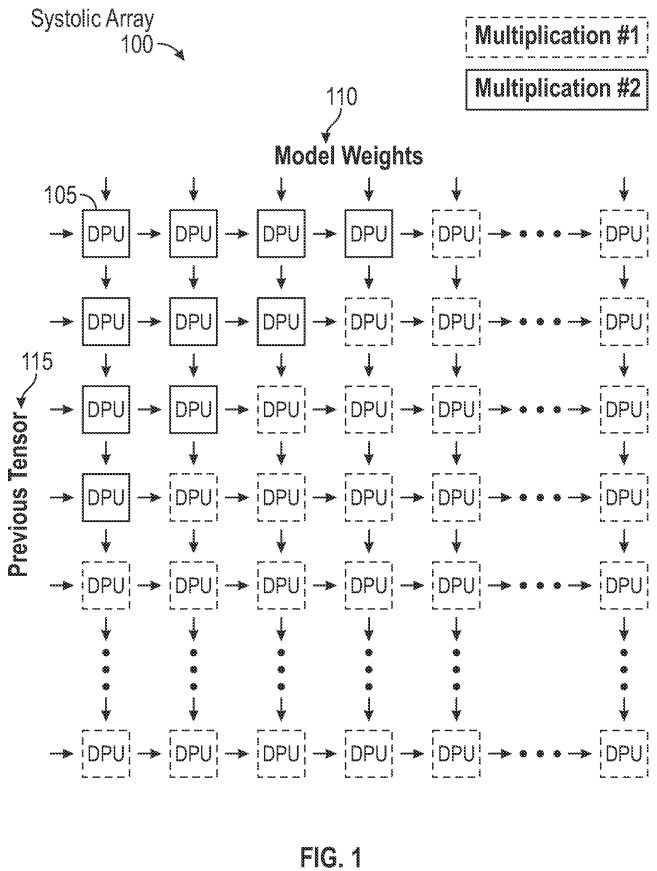
#> input picture essays/etched-us20240378175-r2/publication-package/fig-01.png, 1313 x 1742 px (shown at 1/2 size)
$ python -i clean_figures.py   (imports and definitions only)
#> lines starting #> are read from the running program, lines starting #| are printed output that depends on the picture; after the words box and inside, x2 and y2 are one past the last pixel; in counts of white or black regions, pixels touching at a corner belong together
#> further down, picture is the input picture: PIL image 1313x1742 RGB; min 0, max 255, mean 243.5
#!/usr/bin/env python3
"""Mechanical layer of patent-figures-clean (Layer 1 figure preprocessing).

Converts a raw patent-figure drop (zip archives, multi-page TIFFs, mixed
PNG/JPG/GIF/BMP/WEBP) into trimmed, size-capped PNGs ready for the vision
naming pass. The AGENT does the seeing (labels, panel splits, final names);
this script only moves pixels.

Requires Pillow (`pip install pillow`) — the only non-stdlib dependency in the
repo, and only for this Phase-0 skill. PDFs are NOT supported: export images
first (USPTO full-text TIFFs and Google Patents PNGs both work).

Subcommands:
  all      extract + convert + trim + resize from --src into --work/staged/,
           writing --work/manifest.json  (the normal entry point)
  crop     cut a pixel box from a staged sheet into a new file (panel splits)
  rotate   rotate a staged file by 90/180/270 degrees
  rename   apply a JSON mapping {staged-name: final-name} from --work/staged/
           into --out (default input/figures/)

Trim gotcha, preserved from the 2026-06-26 retro: PIL's Image.getbbox() trims
BLACK borders, not white — a white-background trim is a silent no-op. The fix
is ImageChops.difference against a white canvas, which is what trim() does.
"""

import argparse
import json
import os
import shutil
import sys
import zipfile

try:
    from PIL import Image, ImageChops
except ImportError:  # pragma: no cover
    sys.stderr.write(
        "Pillow is required: pip install pillow\n"
        "(the only non-stdlib dependency in this repo, used only by Phase 0)\n")
    sys.exit(2)

IMAGE_EXTS = {".png", ".jpg", ".jpeg", ".gif", ".bmp", ".webp", ".tif", ".tiff"}
MAX_EDGE_DEFAULT = 2000
TRIM_PAD = 4  # px safety kept on the tight crop so anti-aliased edges aren't clipped
MARGIN_FRAC = 0.10  # white margin ADDED around the trimmed figure (~10% of the short edge)
WHITE_THRESHOLD = 245  # >= this (0-255) counts as background white for the trim


# [39 lines left out: functions _extract, _to_pages, not called in this run]


def _white_for_mode(mode):
    """A white fill tuple/int matching an image mode (so the added margin is
    truly white for RGB / L / RGBA / etc., not black)."""
    if mode == "L":
        return 255
    if mode == "RGBA":
        return (255, 255, 255, 255)
    if mode == "LA":
        return (255, 255)
    return (255, 255, 255)  # RGB and friends


def trim(img, pad=TRIM_PAD, margin_frac=MARGIN_FRAC):
    """Auto-crop white margins, then ADD a proportional white margin.

    getbbox() trims black, not white — so diff against a white canvas
    (ImageChops.difference) and bbox THAT. After cropping tight (a few px of
    safety so anti-aliased edges are not clipped), paste onto a white canvas
    ~margin_frac larger on every side, so the figure carries a consistent ~10%
    breathing margin regardless of how much whitespace the source sheet had
    (a fixed px pad reads as no-margin on a large figure)."""
#> called with pad = 4, margin_frac = 0.1
    rgb = img.convert("RGB")
    white = Image.new("RGB", rgb.size, (255, 255, 255))
#> white: PIL image 1313x1742 RGB; every value is 255
    diff = ImageChops.difference(rgb, white)
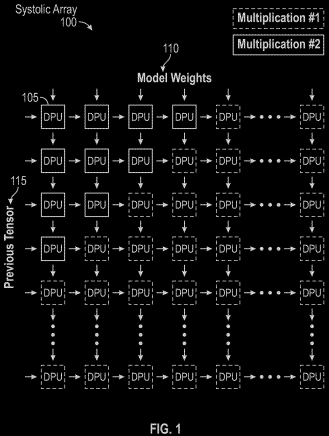
#> diff: PIL image 1313x1742 RGB (shown at 1/4 size); min 0, max 255, mean 11.5
    # Threshold faint scanner noise so near-white specks don't defeat the trim.
    gray = diff.convert("L").point(lambda p: 255 if p > (255 - WHITE_THRESHOLD) else 0)
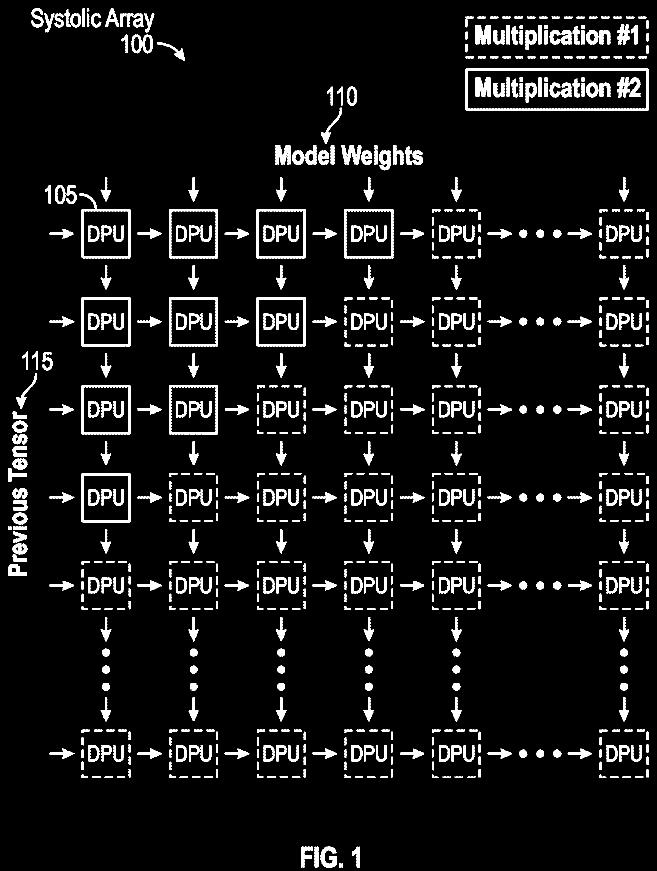
#> gray: PIL image 1313x1742 L (shown at 1/2 size); 6.9% white; 766 white regions (1 under 20 px), largest, box (x1, y1, x2, y2) and area: (930, 137, 1297, 222) 4178, (159, 387, 261, 517) 2020, (163, 946, 261, 1045) 1864
    bbox = gray.getbbox()
#> bbox = (16, 16, 1297, 1736)
    if not bbox:
        return img  # blank page; leave as-is
    left = max(bbox[0] - pad, 0)
#> left = 12
    top = max(bbox[1] - pad, 0)
#> top = 12
    right = min(bbox[2] + pad, img.size[0])
#> right = 1301
    bottom = min(bbox[3] + pad, img.size[1])
#> bottom = 1740
    cropped = img.crop((left, top, right, bottom))
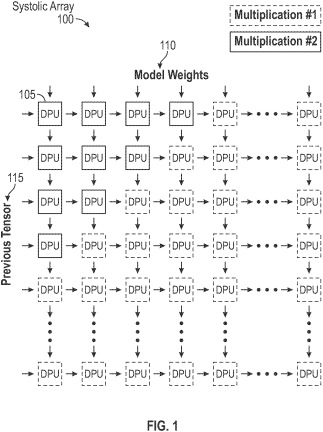
#> cropped: PIL image 1289x1728 RGB (shown at 1/4 size); min 0, max 255, mean 243.2

    cw, ch = cropped.size
    margin = int(round(min(cw, ch) * margin_frac))
    if margin <= 0:
        return cropped
    canvas = Image.new(cropped.mode, (cw + 2 * margin, ch + 2 * margin),
                       _white_for_mode(cropped.mode))
#> canvas: PIL image 1547x1986 RGB; every value is 255
    canvas.paste(cropped, (margin, margin))
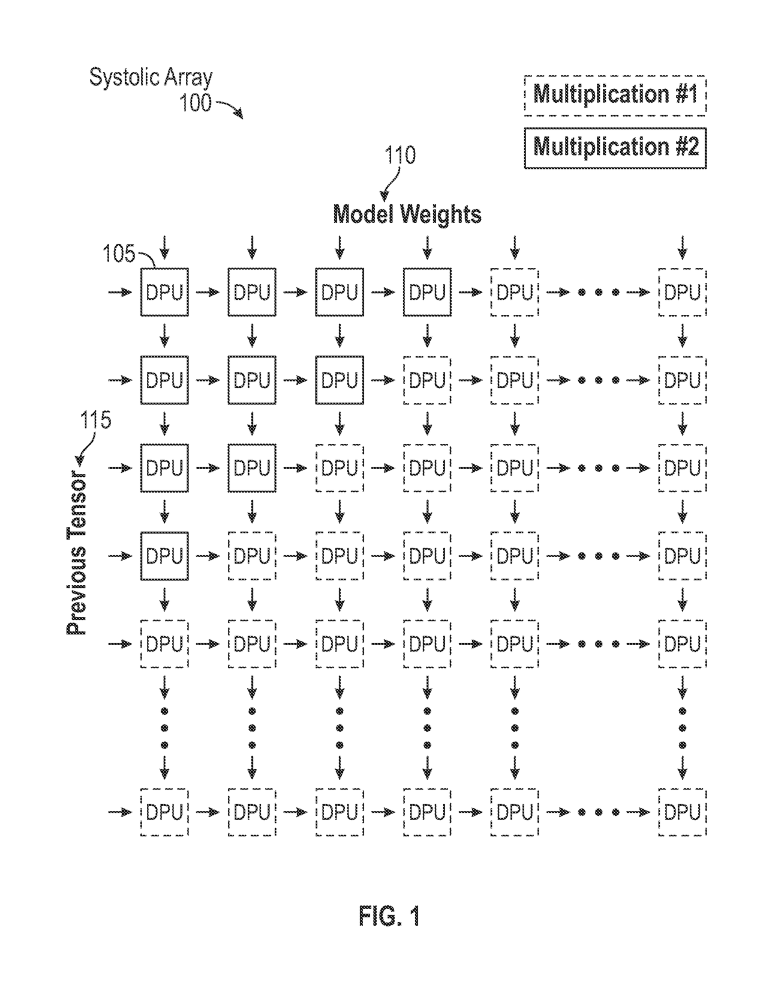
#> canvas: PIL image 1547x1986 RGB (shown at 1/2 size); min 0, max 255, mean 246.4
    return canvas


# [101 lines left out: functions _resize_cap, cmd_all, cmd_crop, cmd_rotate, cmd_rename, main, not called in this run]


# [2 lines not run here, left out]

>>> from PIL import Image
>>> picture = Image.open('../../../../essays/etched-us20240378175-r2/publication-package/fig-01.png')
>>> result = trim(picture)

$ run again, on essays/etched-us20240378175-r2/publication-package/fig-03.png
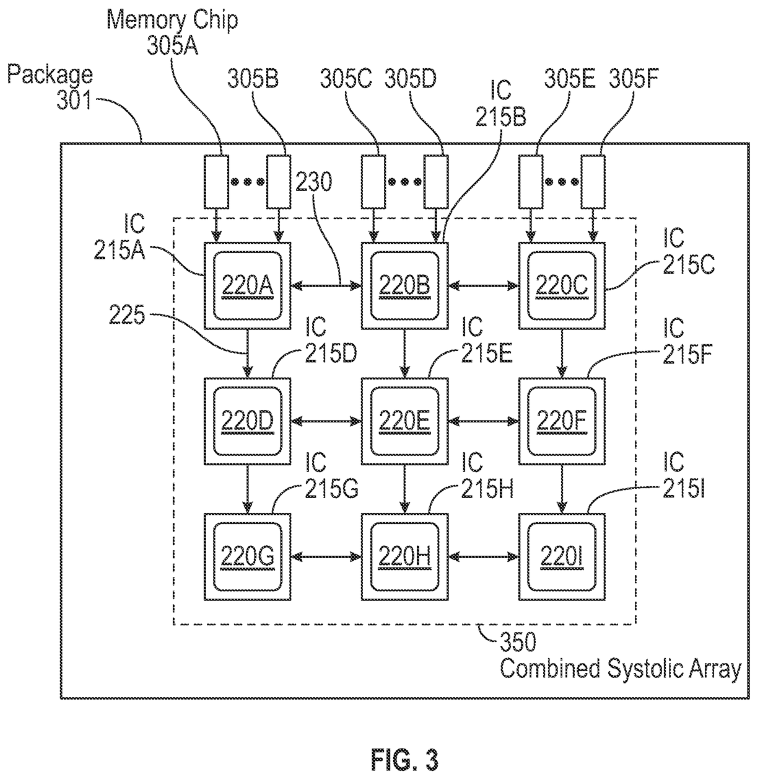
#> input picture essays/etched-us20240378175-r2/publication-package/fig-03.png, 1516 x 1549 px (shown at 1/2 size)
#> picture is the input picture: PIL image 1516x1549 RGB; min 0, max 255, mean 240.4
#> white: PIL image 1516x1549 RGB; every value is 255
#> in trim, `gray = diff.convert("L").point(lambda p: 255 if p > (255 - WHITE_THRES..`:
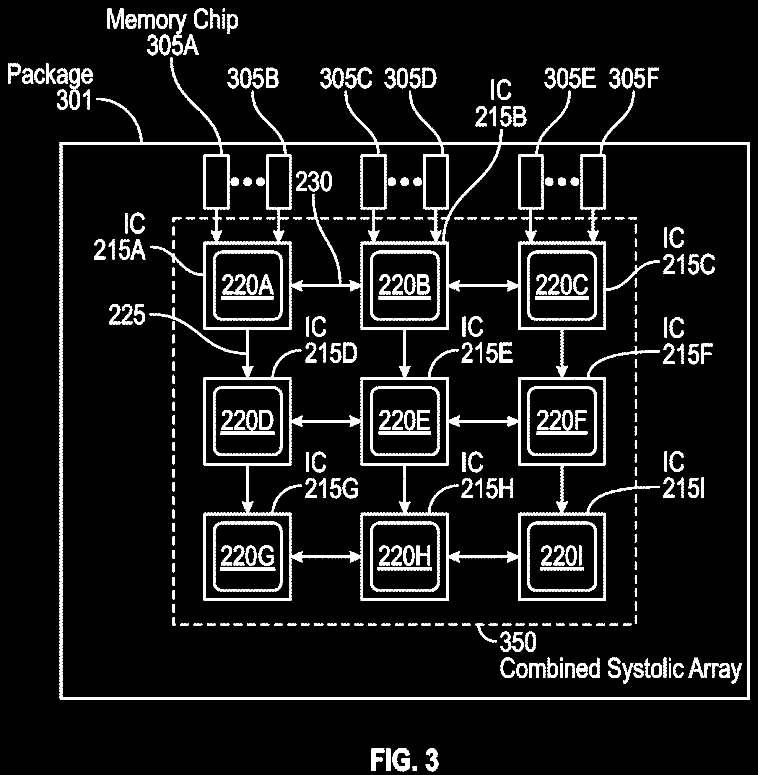
#> gray: PIL image 1516x1549 L (shown at 1/2 size); 8.4% white; 315 white regions, largest, box (x1, y1, x2, y2) and area: (119, 115, 1500, 1400) 93244, (426, 772, 565, 912) 2521, (1054, 1043, 1193, 1183) 2521
#> bbox = (16, 16, 1500, 1543)
#> left = 12
#> right = 1504
#> bottom = 1547
#> in trim, `canvas.paste(cropped, (margin, margin))`:
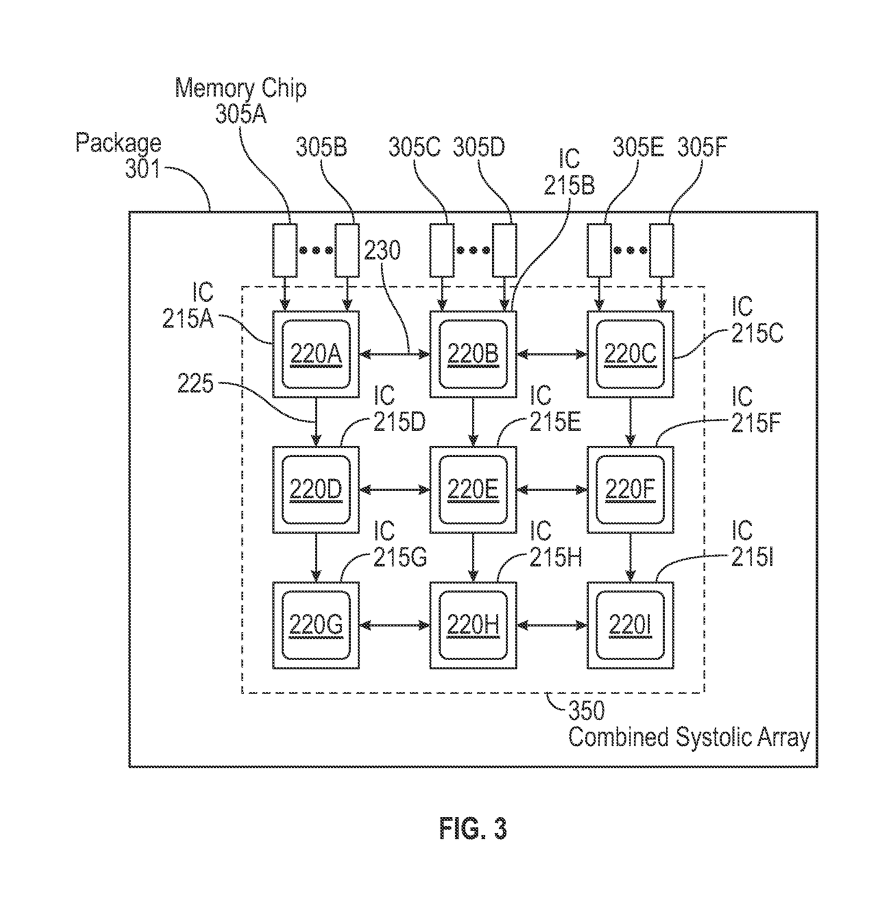
#> canvas: PIL image 1790x1833 RGB (shown at 1/2 size); min 0, max 255, mean 244.6

$ run again, on essays/etched-us20240378175-r2/publication-package/fig-05.png
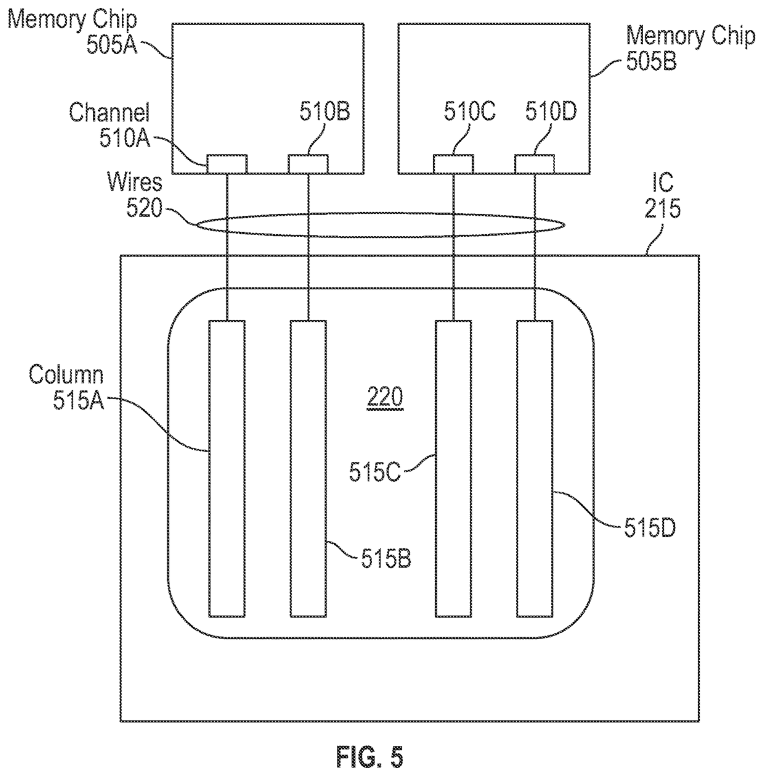
#> input picture essays/etched-us20240378175-r2/publication-package/fig-05.png, 1527 x 1543 px (shown at 1/2 size)
#> picture is the input picture: PIL image 1527x1543 RGB; min 0, max 255, mean 245.5
#> white: PIL image 1527x1543 RGB; every value is 255
#> in trim, `gray = diff.convert("L").point(lambda p: 255 if p > (255 - WHITE_THRES..`:
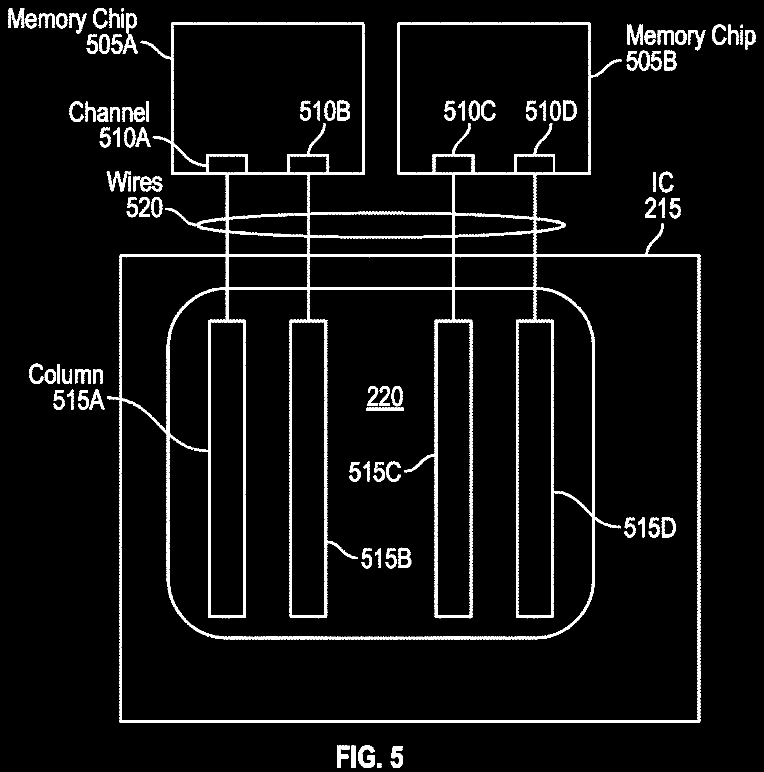
#> gray: PIL image 1527x1543 L (shown at 1/2 size); 5.7% white; 97 white regions, largest, box (x1, y1, x2, y2) and area: (214, 45, 1401, 1446) 97660, (716, 1490, 750, 1536) 873, (1254, 49, 1286, 90) 736
#> bbox = (16, 16, 1511, 1536)
#> left = 12
#> right = 1515
#> bottom = 1540
#> in trim, `canvas.paste(cropped, (margin, margin))`:
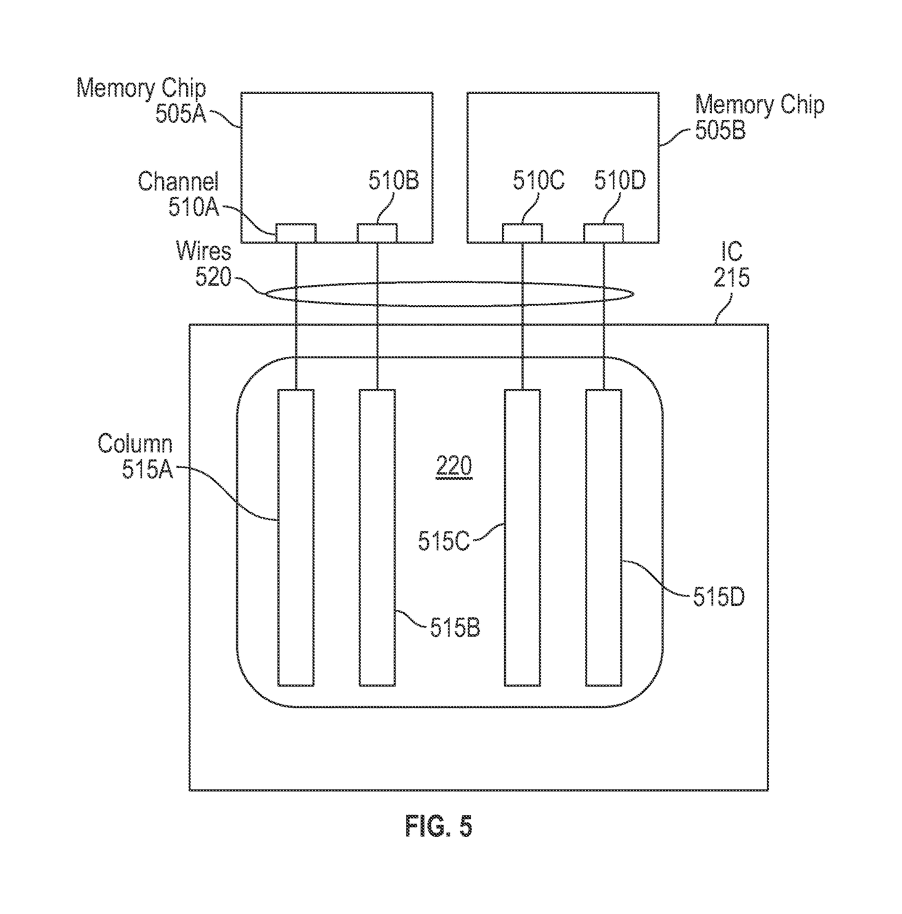
#> canvas: PIL image 1803x1828 RGB (shown at 1/2 size); min 0, max 255, mean 248.2
